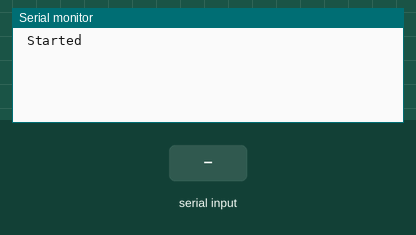
Bench run of a sketch on a simulated Arduino Uno, built with avr-gcc and run on an emulated ATmega328P. Parts: the last lines printed to the serial monitor. The inputs (shaded band) are chosen by the test bench.

Above: at 1.2 s.
1.3 s: "1" received over Serial
At 2.3 s:
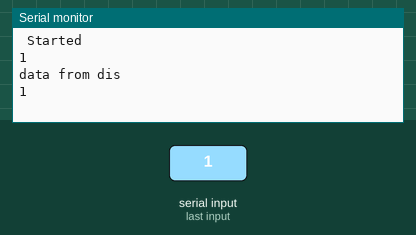
2.8 s: "0" received over Serial
At 3.4 s:
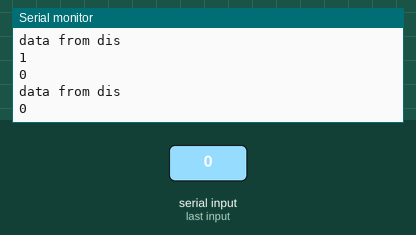
4.3 s: "2" received over Serial
At 5.7 s:
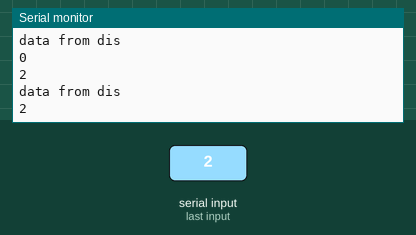
Timing chart, 0 to 7.3 s (numbered marks = the images above; inputs shaded):
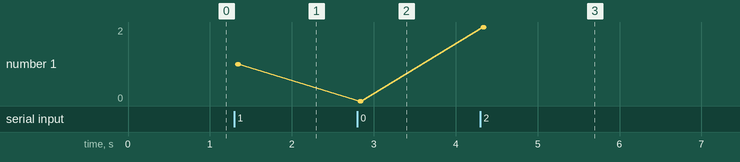

Measured:
- after the input at 1.3 s, the serial monitor: prints a new line at once (image 1)
- after the input at 2.8 s, the serial monitor: prints a new line at once (image 2)
- after the input at 4.3 s, the serial monitor: prints a new line at once (image 3)
- plotted number 1: 1 → 0 after the input at 2.8 s, 0 → 2 after the input at 4.3 s

The sketch:

nextionTry.ino
```cpp
void setup(){
  Serial.begin(9600);
  Serial.println(" Started ");
}

void loop(){
  if(Serial.available()){
    String data_From_display = "";
    delay(30);
    while(Serial.available()){
      data_From_display += char(Serial.read());
    }
    Serial.println(data_From_display);
    sendData(data_From_display);
  }
}

void sendData(String data_from_Dis){
  Serial.println("data from dis");
  Serial.println(data_from_Dis);
}
```
